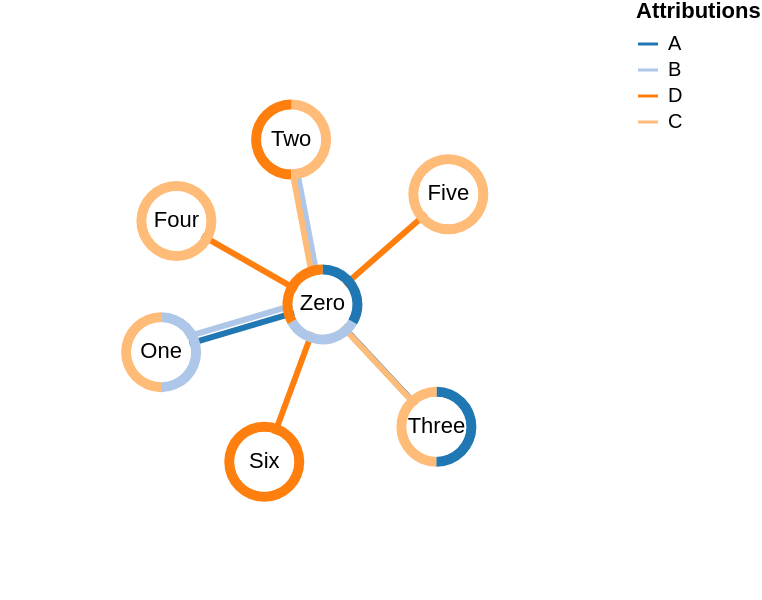

Describe this chart as a Vega-Lite specification.
### Vega specification from a JSON file in a GitHub repository (floating-point values rounded to 4 significant figures)
{"$schema": "https://vega.github.io/schema/vega/v5.json", "description": "A node-link diagram with force-directed layout, depicting character co-occurrence in the novel Les Misérables.", "width": 300, "height": 300, "padding": 0, "signals": [{"name": "cx", "update": "width / 2"}, {"name": "cy", "update": "height / 2"}, {"name": "innerRadius", "value": 15}, {"name": "bandWidth", "value": 5}, {"name": "nodeCharge", "value": -80}, {"name": "linkDistance", "value": 80}, {"name": "lineWidth", "value": 3}, {"name": "static", "value": true, "bind": {"input": "checkbox"}}, {"description": "State variable for active node fix status.", "name": "fix", "value": false, "on": [{"events": "symbol:mouseout[!event.buttons], window:mouseup", "update": "false"}, {"events": "symbol:mouseover", "update": "fix || true"}, {"events": "[symbol:mousedown, window:mouseup] > window:mousemove!", "update": "xy()", "force": true}]}, {"description": "Graph node most recently interacted with.", "name": "node", "value": null, "on": [{"events": "symbol:mouseover", "update": "fix === true ? item() : node"}]}, {"description": "Flag to restart Force simulation upon data changes.", "name": "restart", "value": false, "on": [{"events": {"signal": "fix"}, "update": "fix && fix.length"}]}], "scales": [{"name": "color", "type": "ordinal", "range": {"scheme": "category20"}, "domain": {"fields": [{"data": "node-attributions", "field": "attribution"}]}}], "legends": [{"title": "Attributions", "stroke": "color", "symbolType": "stroke"}], "marks": [{"name": "nodes", "type": "symbol", "zindex": 1, "from": {"data": "node-data"}, "on": [{"trigger": "fix", "modify": "node", "values": "fix === true ? {fx: node.x, fy: node.y} : {fx: fix[0], fy: fix[1]}"}, {"trigger": "!fix", "modify": "node", "values": "{fx: null, fy: null}"}], "encode": {"enter": {"fill": {"value": "white"}, "size": {"signal": "2 * (innerRadius+bandWidth+1) * (innerRadius+bandWidth+1)"}}, "update": {"cursor": {"value": "pointer"}}}, "transform": [{"type": "force", "iterations": 300, "restart": {"signal": "restart"}, "static": {"signal": "static"}, "signal": "force", "forces": [{"force": "center", "x": {"signal": "cx"}, "y": {"signal": "cy"}}, {"force": "collide", "radius": {"signal": "innerRadius+bandWidth"}}, {"force": "nbody", "strength": {"signal": "nodeCharge"}}, {"force": "link", "links": "link-data", "distance": {"signal": "linkDistance"}}]}]}, {"name": "links", "type": "group", "zindex": 0, "from": {"facet": {"data": "link-data", "name": "link-facets", "groupby": "id"}}, "data": [{"name": "linky-data", "source": "link-facets", "transform": [{"type": "flatten", "fields": ["attribution"], "index": "_idx"}, {"type": "formula", "as": "weight", "expr": "1"}, {"type": "formula", "as": "slot", "expr": "if(datum._idx%2==0, datum._idx/2, -(datum._idx+1)/2)"}, {"type": "formula", "as": "alpha", "expr": "atan2(datum.y, datum.x)"}, {"type": "formula", "as": "offset", "expr": "datum.slot*lineWidth"}, {"type": "formula", "as": "d_intercept", "expr": "datum.offset * sin(datum.alpha)"}, {"type": "formula", "as": "slope", "expr": "(datum.target.y - datum.source.y)/(datum.target.x - datum.source.x)"}, {"type": "formula", "as": "new_intercept", "expr": "datum.d_intercept + (datum.source.y-(datum.slope*datum.source.x))"}, {"type": "formula", "as": "_dy", "expr": "datum.y-(datum.slope*datum.source.x+datum.new_intercept)"}, {"type": "formula", "as": "_dx", "expr": "if(datum.slope !=0, datum.source.x - (datum.source.y-datum.new_intercept)/datum.slope, 0)"}, {"type": "formula", "as": "dy", "expr": "if(isFinite(datum._dy), datum._dy, datum.offset)"}, {"type": "formula", "as": "dx", "expr": "if(isFinite(datum._dx), datum._dx, datum.offset)"}, {"type": "formula", "as": "nx", "expr": "datum.source.x+datum.dx"}, {"type": "formula", "as": "nx2", "expr": "datum.target.x+datum.dx"}, {"type": "formula", "as": "ny", "expr": "datum.source.y+datum.dy"}, {"type": "formula", "as": "ny2", "expr": "datum.target.y+datum.dy"}]}], "marks": [{"type": "rule", "name": "lines", "from": {"data": "linky-data"}, "encode": {"enter": {"stroke": {"scale": "color", "field": "attribution"}, "strokeWidth": {"signal": "lineWidth"}}, "update": {"x": {"field": "nx"}, "y": {"field": "ny"}, "x2": {"field": "nx2"}, "y2": {"field": "ny2"}}}}]}, {"name": "nodeHalos", "type": "group", "from": {"facet": {"data": "node-attributions", "name": "node-facets", "groupby": "id"}}, "data": [{"name": "attribution-arcs", "source": "node-facets", "transform": [{"type": "pie", "field": "weight", "startAngle": 0, "endAngle": 6.29, "sort": true}, {"type": "lookup", "from": "nodes", "key": "datum.id", "fields": ["id"], "values": ["x", "y"]}]}], "marks": [{"type": "arc", "from": {"data": "attribution-arcs"}, "encode": {"enter": {"fill": {"scale": "color", "field": "attribution"}, "startAngle": {"field": "startAngle"}, "endAngle": {"field": "endAngle"}, "innerRadius": {"signal": "innerRadius"}, "outerRadius": {"signal": "innerRadius+bandWidth"}}, "update": {"x": {"field": "x"}, "y": {"field": "y"}}}}]}, {"type": "text", "name": "labels", "zindex": 2, "interactive": false, "from": {"data": "nodes"}, "encode": {"enter": {"fill": {"value": "black"}, "text": {"field": "datum.label"}, "align": {"value": "center"}, "baseline": {"value": "middle"}}, "update": {"x": {"field": "x"}, "y": {"field": "y"}}}}], "data": [{"name": "node-data", "values": [{"id": 0, "label": "Zero", "attribution": ["A", "B", "D"]}, {"id": 1, "label": "One", "attribution": ["B", "C"]}, {"id": 2, "label": "Two", "attribution": ["C", "D"]}, {"id": 3, "label": "Three", "attribution": ["A", "C"]}, {"id": 4, "label": "Four", "attribution": ["C"]}, {"id": 5, "label": "Five", "attribution": ["C"]}, {"id": 6, "label": "Six", "attribution": ["D"]}]}, {"name": "link-data", "values": [{"id": 1, "source": 0, "target": 1, "attribution": ["A", "B"]}, {"id": 2, "source": 0, "target": 2, "attribution": ["B", "C"]}, {"id": 3, "source": 0, "target": 3, "attribution": ["A", "C"]}, {"id": 4, "source": 0, "target": 4, "attribution": ["D"]}, {"id": 5, "source": 0, "target": 5, "attribution": ["D"]}, {"id": 6, "source": 0, "target": 6, "attribution": ["D"]}]}, {"name": "node-attributions", "source": "node-data", "transform": [{"type": "flatten", "fields": ["attribution"]}, {"type": "formula", "as": "weight", "expr": "1"}]}]}
